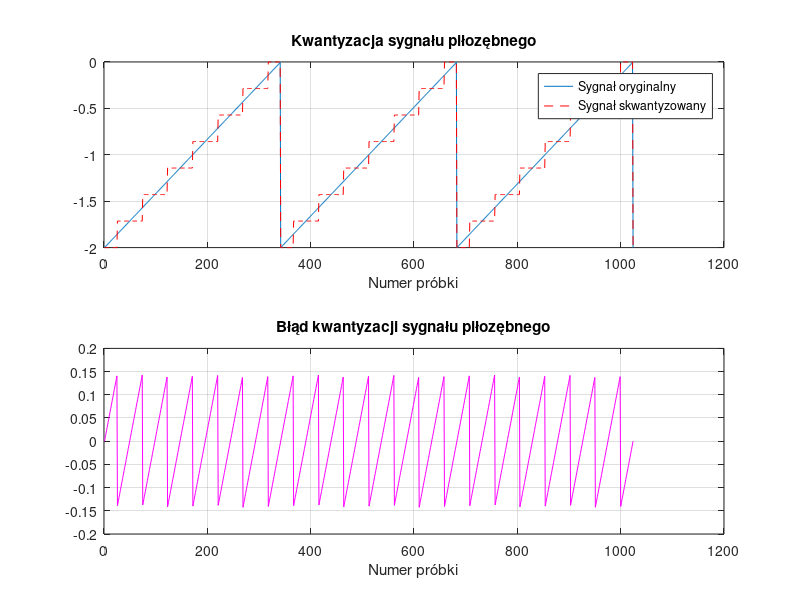
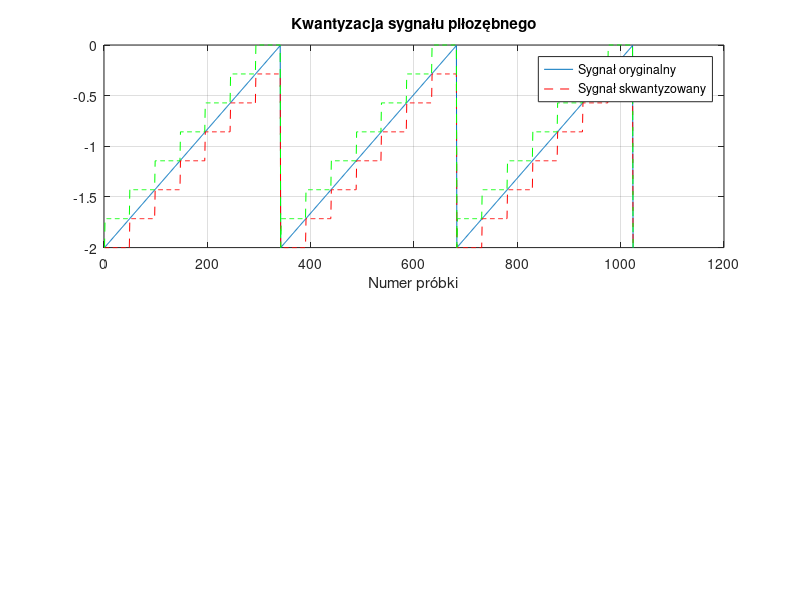
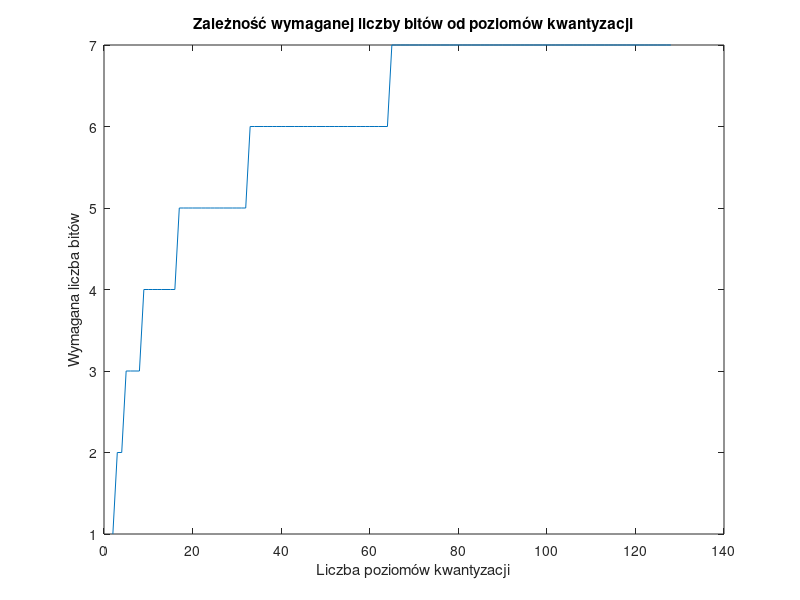
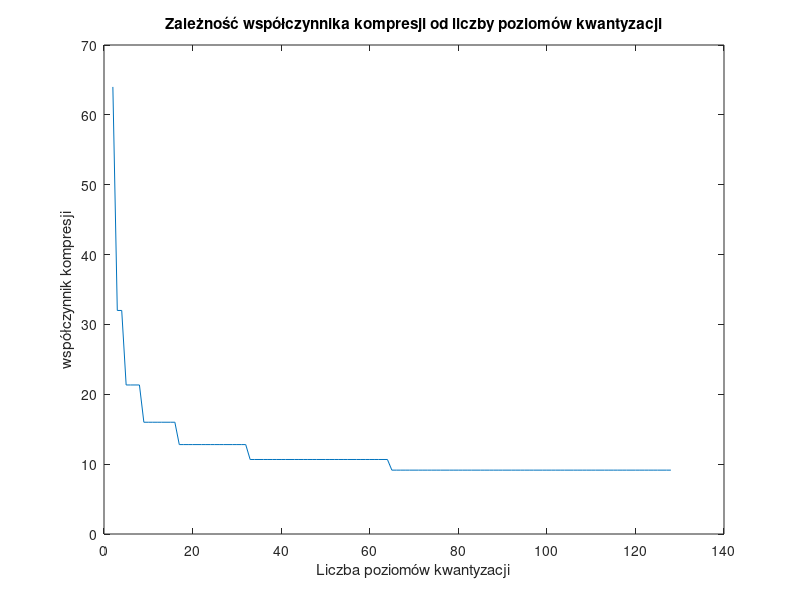

MATLAB code to generate these figures, in order: (Note: this script raises an error after producing the figures.)
% Imię i Nazwisko: Łukasz Jarzęcki
% Nr albumu:       331697

% Laboratorium PKD, 5 listopada 2025r, godz. 12:15 - 14:00.
% Kwantyzacja skalarna sygnałów: Kwantyzacja sygnału piłozębnego

close all
clear

% Generacja sygnału do kwantyzacji
N = 1024; % Liczba próbek sygnału
M = 3; % Liczba okresów sygnału
x = linspace(0, M*2*pi, N); % Wektor argumentu dla funkcji sawtooth
y = sawtooth(x) - 1; % Wektor próbek sygnału piłozębnego

subplot(211)
% Wykres sygnału kwantyzowanego
plot(y)
xlabel('Numer próbki');

% Kwantyzacja sygnału z użyciem funkcji round
quantLevels = 8; % Liczba poziomów kwantyzacji
quantLevels1 = quantLevels -1;
yQuantized = round(y * (quantLevels1 / 2)); % Kwantyzacja sygnału
yQuantized = yQuantized / (quantLevels1 / 2); % Przeskalowanie do oryginalnego zakresu

% Wykres sygnału skwantyzowanego
hold on;
plot(yQuantized, 'r--'); % Rysowanie skwantyzowanego sygnału
legend('Sygnał oryginalny', 'Sygnał skwantyzowany');
title('Kwantyzacja sygnału piłozębnego');
hold off;
grid on

subplot(212)
% Wykres błędu kwantyzacji
quantizationError = y - yQuantized; % Obliczanie błędu kwantyzacji
plot(quantizationError, 'm'); % Wykres błędu kwantyzacji
xlabel('Numer próbki');
title('Błąd kwantyzacji sygnału piłozębnego');
grid on;

% Obliczenie błędu średniokwadratowego dla sygnału skwantyzowanego
mse = mean(quantizationError.^2); % Obliczenie błędu średniokwadratowego
disp(['Błąd średniokwadratowy: ', num2str(mse)]);

% Obliczenie liczby bitów wymaganych do reprezentacji (zakodowania) danej liczby poziomów
% kwantyzacji
WymaganaLiczbaBitow = ceil(log2(quantLevels));
disp(['Wymagana liczba bitów: ', num2str(WymaganaLiczbaBitow)]);

% Obliczenie współczynnika kompresji przy założeniu, że oryginalne próbki
% sygnału zapisane są w formacie double precision, czyli 8 bajtów
% na próbkę.
originalSize = N * 8 * 8; % Rozmiar oryginalnego sygnału w bitach
quantizedSize = N * WymaganaLiczbaBitow; % Rozmiar skwantyzowanego sygnału w bitach
compressionRatio = originalSize / quantizedSize; % Współczynnik kompresji
disp(['Współczynnik kompresji: ', num2str(compressionRatio)]);

% Uwaga: Kodu powyżej nie modyfikujemy.

%###################################################
% Zadania do samodzielnego wykonania na laboratorium
%###################################################

% (1 pkt.)
% 1. W przykładowym kodzie zastąpić funkcję do kwantyzacji round() funkcją floor(),
% a następnie funkcją ceil() i porównać wyniki (wykresy i błąd średniokwadratowy).
% Czym się różnią te 3 funkcje? Dlaczego do kwantyzacji najkorzystniej stosować funkcję round()?
figure % Nowe okno rysowania
% ### Tu proszę dodać swój kod i komentarze: ###
subplot(211)
% Wykres sygnału kwantyzowanego
plot(y)
xlabel('Numer próbki');

quantLevels = 8; % Liczba poziomów kwantyzacji
quantLevels1 = quantLevels -1;

% Kwantyzacja sygnału z użyciem funkcji floor
yQuantized = floor(y * (quantLevels1 / 2)); % Kwantyzacja sygnału
yQuantized = yQuantized / (quantLevels1 / 2); % Przeskalowanie do oryginalnego zakresu

% Wykres sygnału skwantyzowanego
hold on;
plot(yQuantized, 'r--'); % Rysowanie skwantyzowanego sygnału
legend('Sygnał oryginalny', 'Sygnał skwantyzowany');
title('Kwantyzacja sygnału piłozębnego funkcją floor');
hold off;
grid on

quantizationError = y - yQuantized; % Obliczanie błędu kwantyzacji
mse = mean(quantizationError.^2); % Obliczenie błędu średniokwadratowego
disp(['Błąd średniokwadratowy dla kwantyzacji funkcją ceil: ', num2str(mse)]);

% Kwantyzacja sygnału z użyciem funkcji ceil
yQuantized = ceil(y * (quantLevels1 / 2)); % Kwantyzacja sygnału
yQuantized = yQuantized / (quantLevels1 / 2); % Przeskalowanie do oryginalnego zakresu

% Wykres sygnału skwantyzowanego
hold on;
plot(yQuantized, 'g--'); % Rysowanie skwantyzowanego sygnału
legend('Sygnał oryginalny', 'Sygnał skwantyzowany');
title('Kwantyzacja sygnału piłozębnego');
hold off;
grid on

quantizationError = y - yQuantized; % Obliczanie błędu kwantyzacji
mse = mean(quantizationError.^2); % Obliczenie błędu średniokwadratowego
disp(['Błąd średniokwadratowy dla kwantyzacji funkcją ceil: ', num2str(mse)]);



% (1 pkt.)
% 2. Dopisać do skryptu fragment kodu do obliczania i rysowania zależności
% wymaganej liczby bitów w funkcji liczby poziomów kwantyzacji, w zakresie
% od 2 do 128 poziomów kwantyzacji.
figure % Nowe okno rysowania
% ### Tu proszę dodać swój kod i komentarze: ###
quant_levels = linspace(2, 128, 127);
bit_count = ceil(log2(quant_levels));
plot(quant_levels, bit_count)
title('Zależność wymaganej liczby bitów od poziomów kwantyzacji');
xlabel('Liczba poziomów kwantyzacji');
ylabel('Wymagana liczba bitów')



% (1 pkt.)
% 3. Dopisać do skryptu fragment kodu do obliczania i rysowania zależności współczynnika
% kompresji w funkcji liczby poziomów kwantyzacji, w zakresie
% od 2 do 128 poziomów kwantyzacji.
figure % Nowe okno rysowania
% ### Tu proszę dodać swój kod i komentarze: ###
original_size = zeros(length(bit_count),1) + (N * 8 * 8);
original_size = reshape(original_size, [1, length(original_size)]);
quantized_size = N * bit_count; % Rozmiar skwantyzowanego sygnału w bitach
compression_ratio = original_size ./ quantized_size; % Współczynnik kompresji
plot(quant_levels, compression_ratio)
title('Zależność współczynnika kompresji od liczby poziomów kwantyzacji');
xlabel('Liczba poziomów kwantyzacji');
ylabel('współczynnik kompresji')


% (2 pkt.)
% 4. Dopisać do skryptu fragment kodu do kwantyzacji sygnału z wykorzystaniem funkcji quantizer() i quantize().
% Strony pomocy do funkcji:
% https://www.mathworks.com/help/fixedpoint/ref/embedded.quantizer.html
% https://www.mathworks.com/help/fixedpoint/ref/embedded.quantizer.quantize.html

% Tworzenie obiektu kwantyzera:
% q = quantizer('fixed','round','saturate',[wordlength fractionlength])
% Długość słowa liczymy na podstawie liczby poziomów kwantyzacji:
% wordlength = ceil(log2(quantLevels))
% Sprawdzenie zakresu kwantyzera:
% range(q)
% Kwantyzacja sygnału y za pomocą kwantyzera q:
% yq = quantize(q,y);
% Uwaga/Podpowiedź: trzeba najpierw odpowiednio przeskalować y do zakresu kwantyzera,
% a wynik kwantyzacji przeskalować z powrotem do pierwotnego zakresu
% sygnału. W wyniku powinniśmy otrzymać sygnał skwantyzowany taki sam,
% jak w przykładowym kodzie z wykorzystaniem funkcji round().
figure % Nowe okno rysowania
% ### Tu proszę dodać swój kod i komentarze: ###
wordlength = ceil(log2(quantLevels));
fractionlength = 0;
q = quantizer('fixed','round','saturate',[wordlength fractionlength]);

q_min = -4;
q_max = 3;

y_min = min(y);
y_max = max(y);

y_scaled = ((y-y_min) / (y_max - y_min)) * (q_max - q_min) + q_min;

yq = quantize(q, y_scaled);

yq_min = min(yq);
yq_max = max(yq);

yq_org = ((yq-yq_min) / (yq_max - yq_min)) * (y_max - y_min) + y_min;

subplot(211)
plot(y);
xlabel('Numer próbki');

hold on;
plot(yq_org, 'r--'); % Rysowanie skwantyzowanego sygnału
legend('Sygnał oryginalny', 'Sygnał skwantyzowany');
title('Kwantyzacja sygnału piłozębnego');
hold off;
grid on


% Uwaga: W sprawozdaniu proszę wykazać poprawność sposobu obliczania współczynnika
% kompresji.
